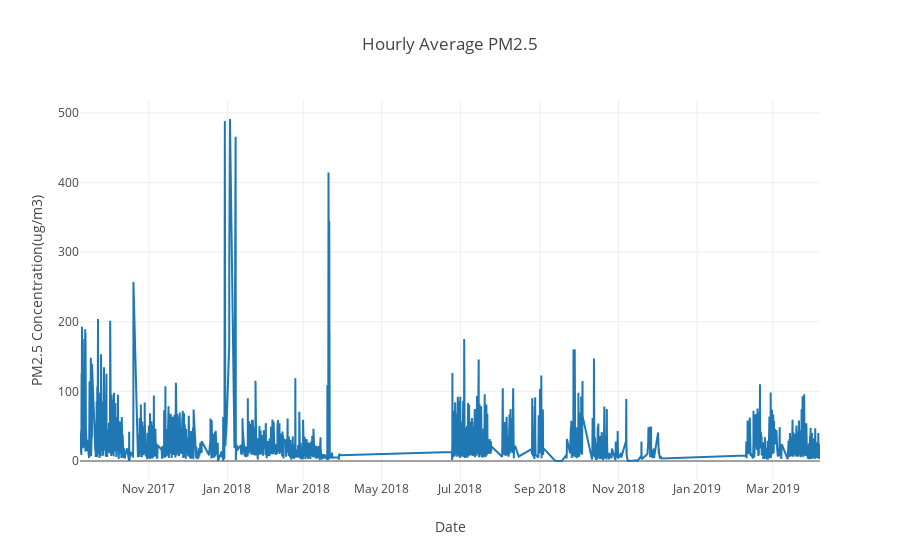

Here is the notebook cell this chart was saved with:
### Code cell
hourly_pm25_trend = go.Scatter(x=hourly_average_airquality_data_concentrations.dropna().index,
                         y = hourly_average_airquality_data_concentrations['PM2.5(Ug/m3)'].dropna().values,
                 ) 

layout = go.Layout(title='Hourly Average PM2.5', xaxis=dict(title='Date'),
                   yaxis=dict(title='PM2.5 Concentration(ug/m3)'))

fig = go.Figure(data=[hourly_pm25_trend], layout=layout)
iplot(fig)
pio.write_image(fig,os.path.join(filepath , 'hourly_average_pm25_concentration_trend.png'))

### Figure 1 — Plotly figure (JSON) as saved in the notebook; plotly's stock layout.template omitted (floating-point values rounded to 4 significant figures; data arrays with more than 128 entries replaced by an {"elided": "..."} marker saying what was removed)
{"data": [{"type": "scatter", "uid": "e7469d83-b8f9-4fa1-b850-46d1882cc265", "x": {"elided": "5115 str values"}, "y": {"elided": "5115 float values"}}], "layout": {"title": {"text": "Hourly Average PM2.5"}, "xaxis": {"title": {"text": "Date"}}, "yaxis": {"title": {"text": "PM2.5 Concentration(ug/m3)"}}}}
